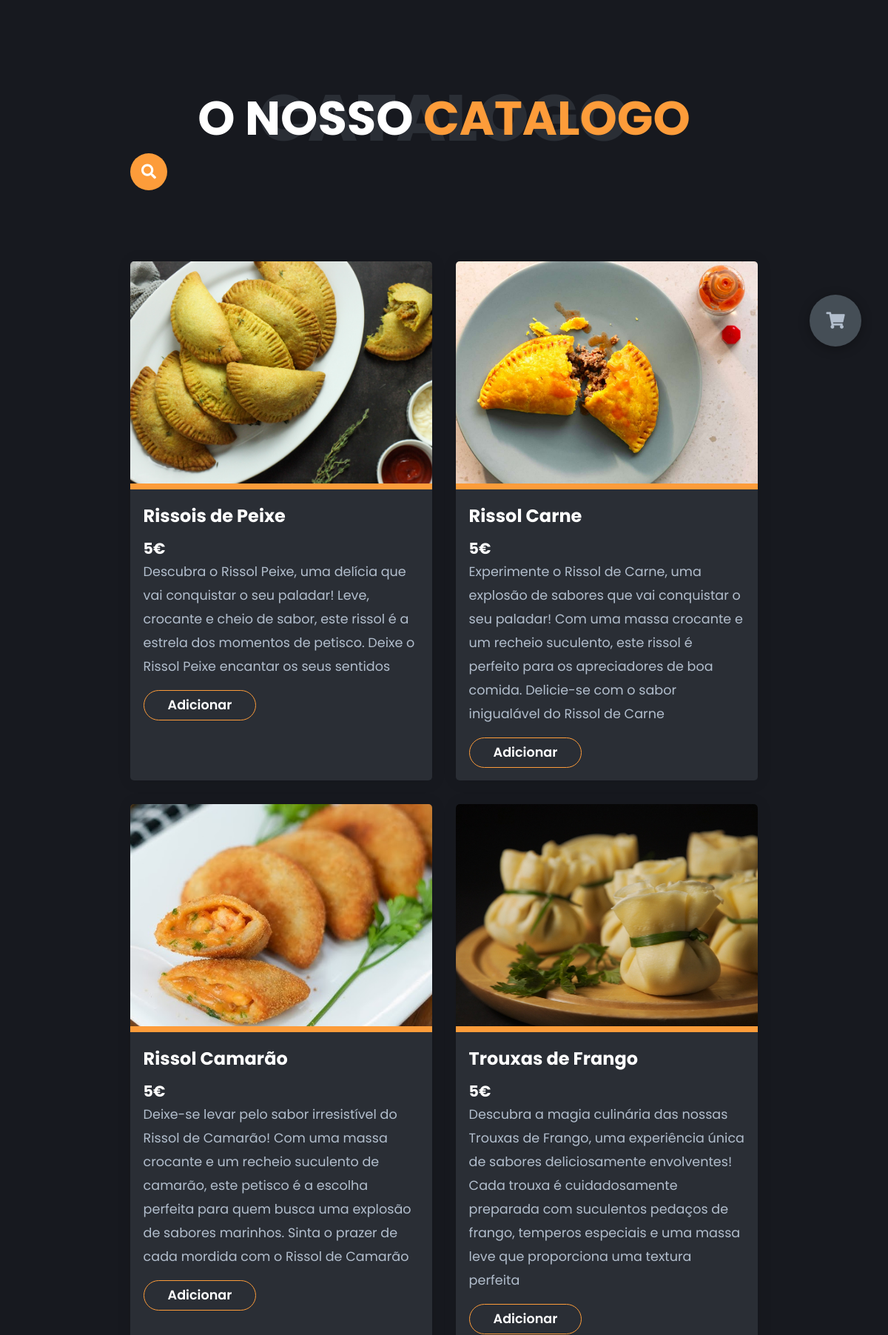
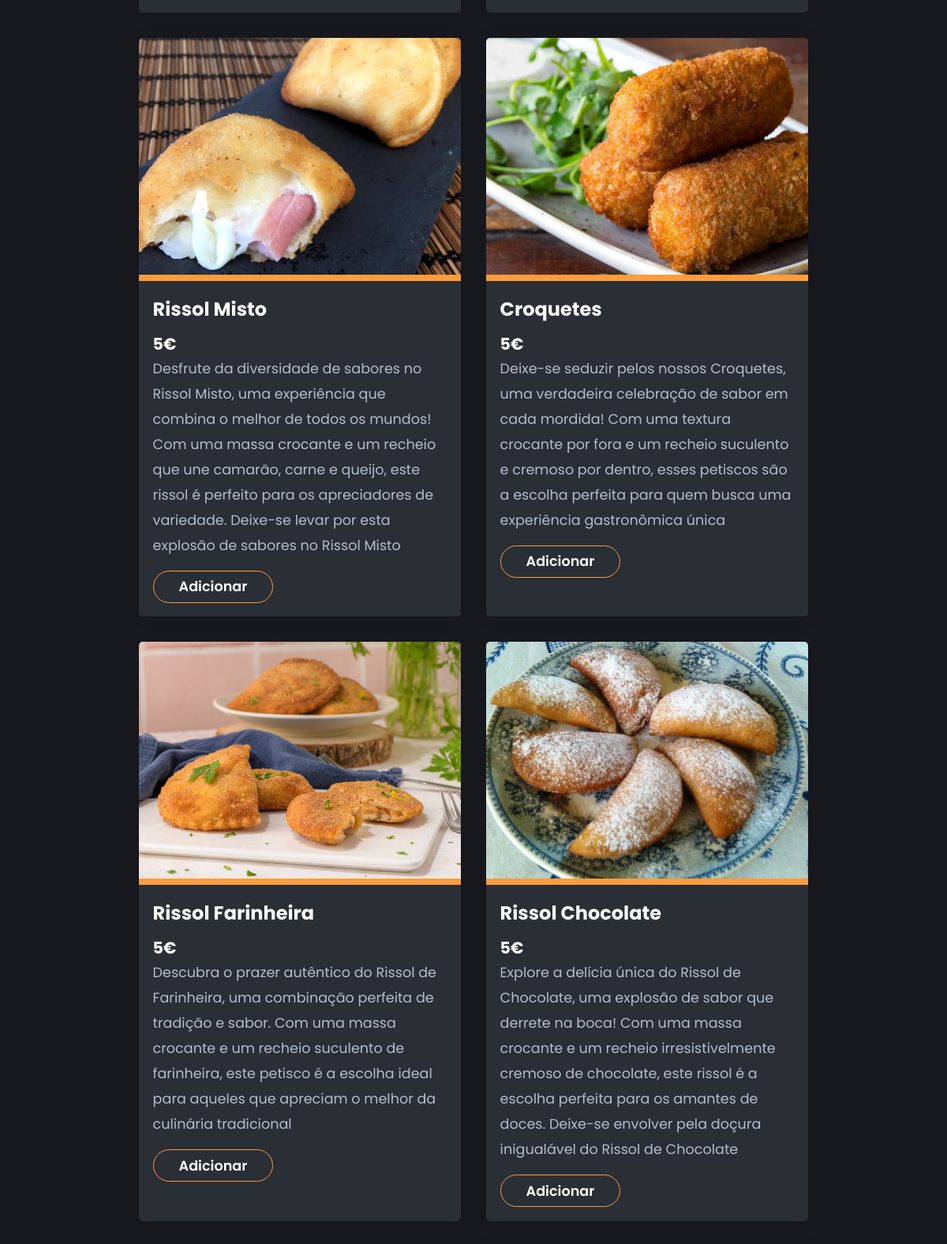
The app's page /php/catalogo.php (signed in, upper part) with its own data (2 pictures, top to bottom).
### tables this page shows
CREATE TABLE Produtos (
    id_produto INTEGER PRIMARY KEY AUTOINCREMENT,
    nome_produto VARCHAR(45) NOT NULL,
    preco DECIMAL(10,2) NOT NULL,
    desc VARCHAR(300) DEFAULT 'Rissois mesmo Bons',
    caminho_imagem VARCHAR(100),
    ativo INTEGER DEFAULT 1
);

### includes/catalogo_inc.php (called while the page is built)
<?php
include('../includes/conn.php');
$result = $db->query('SELECT * FROM Produtos');
$catalogos = array();
while ($row = $result->fetchArray(SQLITE3_ASSOC)) {
    $catalogos[] = array($row['caminho_imagem'], $row['nome_produto'], $row['desc'], $row['preco']);
}

### php/catalogo.php (the view, shortened to what this page needs)
<?php
$userLoggedIn = isset($_SESSION['userid'])
?>
<!DOCTYPE html>
<html lang="en">
<head>
  <link rel="stylesheet" href="../styles/style.css" />
  <link rel="stylesheet" href="https://cdnjs.cloudflare.com/ajax/libs/font-awesome/5.15.4/css/all.min.css" />
  <link rel="stylesheet" href="https://cdnjs.cloudflare.com/ajax/libs/toastr.js/latest/toastr.min.css">
  <link rel="stylesheet" href="https://cdnjs.cloudflare.com/ajax/libs/fancybox/3.5.7/jquery.fancybox.min.css" />
  <link rel="stylesheet" href="https://cdn.jsdelivr.net/npm/sweetalert2@11.0.20/dist/sweetalert2.min.css">
</head>
<body class="main-content">
  <main>
    <section class="container active" id="catalogo">
      <div class="catalogos-content">
        <div class="main-title">
          <h2>O nosso <span>Catalogo</span><span class="bg-text">Catalogo</span></h2>
        </div>
        <div class="search-options">
          <div class="search-box">
            <form method="GET" action="catalogo.php">
              <button type="submit" class="btn-search"><i class="fas fa-search"></i></button>
              <input type="text" name="search" class="input-search" placeholder="Procure alguma coisa..." />
            </form>
          </div>
        </div>
        <div class="catalogos ">
          <?php
          include('../includes/catalogo_inc.php');
          $searchTerm = isset($_GET['search']) ? $_GET['search'] : '';
          foreach ($catalogos as $catalogo) {
            if (empty($searchTerm) || stripos($catalogo[1], $searchTerm) !== false) {
          ?>
              <div class="catalogo hidden">
                <a href="<?php echo $catalogo[0]; ?>" class="fancybox" data-caption="<?php echo $catalogo[2]; ?>">
                  <img src="<?php echo $catalogo[0]; ?>" alt="" />
                </a>
                <div class="catalogo-text">
                  <h4><?php echo $catalogo[1]; ?> </h4>
                  <h3><?php echo $catalogo[3] ?>€</h3>
                  <p><?php echo $catalogo[2]; ?></p>
                  <div class="btn-con">
                    <?php if ($userLoggedIn) { ?>
                      <a class="main-btn add-cart">
                        <span class="btn-text">Adicionar</span>
                      </a>
                    <?php } else { ?>
                    <?php } ?>
                  </div>
                </div>
              </div>
          <?php
            }
          }
          ?>
        </div>
      </div>
    </section>
  </main>
  <div class="cart-btn" id="cart-icon">
    <i class="fas fa-shopping-cart"> </i>
  </div>
</body>
</html>

### records on screen
produtos: caminho_imagem (picture), nome_produto "Rissois de Peixe", preco "5", desc "Descubra o Rissol Peixe, uma delícia que vai conquistar o seu paladar! Leve, crocante e cheio de sabor, este rissol é a estrela dos momentos de petisco. Deixe o Rissol Peixe encantar os seus sentidos"
produtos: caminho_imagem (picture), nome_produto "Rissol Carne", preco "5", desc "Experimente o Rissol de Carne, uma explosão de sabores que vai conquistar o seu paladar! Com uma massa crocante e um recheio suculento, este rissol é perfeito para os apreciadores de boa comida. Delicie-se com o sabor inigualável do Rissol de Carne"
produtos: caminho_imagem (picture), nome_produto "Rissol Camarão", preco "5", desc "Deixe-se levar pelo sabor irresistível do Rissol de Camarão! Com uma massa crocante e um recheio suculento de camarão, este petisco é a escolha perfeita para quem busca uma explosão de sabores marinhos. Sinta o prazer de cada mordida com o Rissol de Camarão"
produtos: caminho_imagem (picture), nome_produto "Trouxas de Frango", preco "5", desc "Descubra a magia culinária das nossas Trouxas de Frango, uma experiência única de sabores deliciosamente envolventes! Cada trouxa é cuidadosamente preparada com suculentos pedaços de frango, temperos especiais e uma massa leve que proporciona uma textura perfeita"
produtos: caminho_imagem (picture), nome_produto "Rissol Misto", catalogo "5", desc "Desfrute da diversidade de sabores no Rissol Misto, uma experiência que combina o melhor de todos os mundos! Com uma massa crocante e um recheio que une camarão, carne e queijo, este rissol é perfeito para os apreciadores de variedade. Deixe-se levar por esta explosão de sabores no Rissol Misto"
produtos: caminho_imagem (picture), nome_produto "Croquetes", preco "5", desc "Deixe-se seduzir pelos nossos Croquetes, uma verdadeira celebração de sabor em cada mordida! Com uma textura crocante por fora e um recheio suculento e cremoso por dentro, esses petiscos são a escolha perfeita para quem busca uma experiência gastronômica única"
produtos: caminho_imagem (picture), nome_produto "Rissol Farinheira", preco "5", desc "Descubra o prazer autêntico do Rissol de Farinheira, uma combinação perfeita de tradição e sabor. Com uma massa crocante e um recheio suculento de farinheira, este petisco é a escolha ideal para aqueles que apreciam o melhor da culinária tradicional"
produtos: caminho_imagem (picture), nome_produto "Rissol Chocolate", preco "5", desc "Explore a delícia única do Rissol de Chocolate, uma explosão de sabor que derrete na boca! Com uma massa crocante e um recheio irresistivelmente cremoso de chocolate, este rissol é a escolha perfeita para os amantes de doces. Deixe-se envolver pela doçura inigualável do Rissol de Chocolate"
